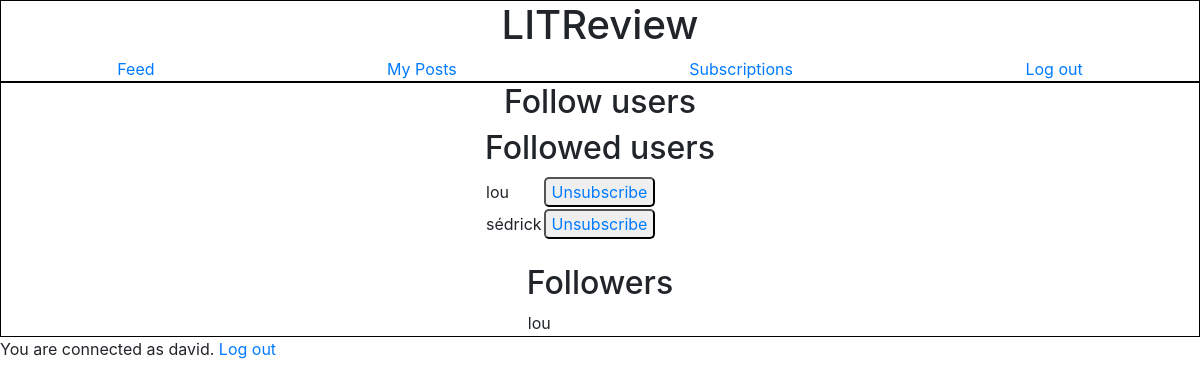
The app's page /subscription_page/ (signed in) with its own data.
### feedapp/models.py (models this page shows)
class UserFollows(models.Model):
    user = models.ForeignKey(to=settings.AUTH_USER_MODEL, on_delete=models.CASCADE)
    followed_user = models.ForeignKey(to=settings.AUTH_USER_MODEL, on_delete=models.CASCADE, related_name='followed_by')
    class Meta:
        unique_together = ('user', 'followed_user')
        constraints = [models.CheckConstraint(check=~models.Q(user=models.F('followed_user')), name='no_self_follow')]

### authentication/models.py (models this page shows)
class User(AbstractUser):
    username = models.CharField(max_length=20, unique=True)
    USERNAME_FIELD = 'username'

### feedapp/views.py (the view)
# urls.py: path('subscription_page/', follow_user, name='subscription_page'),
@login_required
def follow_user(request):
    followed_users = models.UserFollows.objects.filter(user=request.user)
    followers = models.UserFollows.objects.filter(followed_user=request.user)
    users_to_follow = authentication.models.User.objects.exclude(Q(id=request.user.id) |
                                                                 Q(id__in=followed_users.values('followed_user')))
    return render(request, 'feedapp/subscription_page.html', context={'followed_users': followed_users,
                                                                      'followers': followers,
                                                                      'users_to_follow': users_to_follow})

### feedapp/templates/feedapp/subscription_page.html (shortened to what this page needs)
{% extends 'base.html' %}
    {% block content %}
    <div class="main_content">
        <div>
            <h2>Follow users</h2>
        </div>
        <div>
            <h2>Followed users</h2>
            <table>
                {% for user_followed in followed_users %}
                    <tr>
                        <td>{{ user_followed.followed_user.username }}</td>
                        <td>
                            <button type="submit">
                                <a href="{% url 'unsubscription_page' user_followed.followed_user.id %}">Unsubscribe</a>
                            </button>
                        </td>
                    </tr>
                {% endfor %}
            </table>
        </div>
        <br>
        <div>
            <h2>Followers</h2>
            <table>
                {% for follower in followers %}
                <tr>
                    <td>{{ follower.user.username }}</td>
                </tr>
                {% endfor %}
            </table>
        </div>
    </div>
    {% endblock content %}

### templates/base.html (shortened to what this page needs)
<!DOCTYPE html>
<html lang="en">
<head>
    {% load static %}
    <link rel="stylesheet" href="{% static 'style.css' %}">
    <link rel="stylesheet" href="https://cdn.jsdelivr.net/npm/bootstrap@4.3.1/dist/css/bootstrap.min.css">
    <link rel="stylesheet" href="https://cdnjs.cloudflare.com/ajax/libs/font-awesome/4.7.0/css/font-awesome.min.css">
</head>
<body>
    <header>
        <div class="header_h1"><h1>LITReview</h1></div>
      <nav>
          <a href="{% url 'home_page' %}">Feed</a>
          <a href="{% url 'my_posts_page' %}">My Posts</a>
          <a href="{% url 'subscription_page' %}">Subscriptions</a>
          {% if user.is_authenticated %}
            <a href="{% url 'logout_page' %}">Log out</a>
          {% endif %}
      </nav>
    </header>
  {% block content %} {% endblock content %}
  {% if user.is_authenticated %}
    <p>You are connected as {{ user }}. <a href="{% url 'logout_page' %}">Log out</a></p>
  {% endif %}
</body>
</html>

### static/style.css (style rules this page uses)
header { border: 1px black solid; display: flex; justify-content: center; }
header nav { display: flex; flex: 0.4; justify-content: space-around; align-items: center; text-decoration: none; }
header .header_h1 { flex: 1; display: flex; justify-content: center; align-items: center; }
.main_content { border: 1px black solid; display: flex; flex-direction: column; justify-content: center; align-items: center; }
.main_content h2 { text-align: center; }
.main_content button { border-radius: 5px; }

### records on screen
UserFollows: followed_user.username "lou"
UserFollows: followed_user.username "sédrick"
UserFollows: user.username "lou"
User: username "david"
